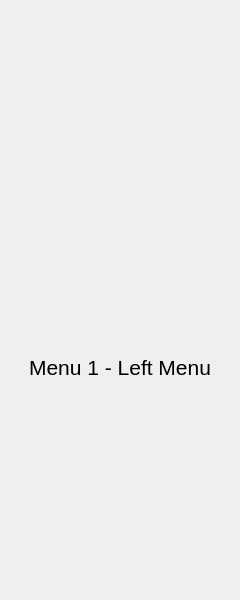
<?xml version="1.0" encoding="UTF-8"?>
<ui version="4.0">
 <class>LeftColumn</class>
 <widget class="QWidget" name="LeftColumn">
  <property name="geometry">
   <rect>
    <x>0</x>
    <y>0</y>
    <width>240</width>
    <height>600</height>
   </rect>
  </property>
  <property name="windowTitle">
   <string>Form</string>
  </property>
  <layout class="QVBoxLayout" name="main_pages_layout">
   <property name="spacing">
    <number>0</number>
   </property>
   <property name="leftMargin">
    <number>5</number>
   </property>
   <property name="topMargin">
    <number>5</number>
   </property>
   <property name="rightMargin">
    <number>5</number>
   </property>
   <property name="bottomMargin">
    <number>5</number>
   </property>
   <item>
    <widget class="QStackedWidget" name="menus">
     <property name="currentIndex">
      <number>0</number>
     </property>
     <widget class="QWidget" name="settings_page">
      <layout class="QVBoxLayout" name="settings_page_layout">
       <property name="spacing">
        <number>5</number>
       </property>
       <property name="leftMargin">
        <number>5</number>
       </property>
       <property name="topMargin">
        <number>5</number>
       </property>
       <property name="rightMargin">
        <number>5</number>
       </property>
       <property name="bottomMargin">
        <number>5</number>
       </property>
       <item>
        <widget class="QWidget" name="btn_1_widget" native="true">
         <property name="minimumSize">
          <size>
           <width>0</width>
           <height>40</height>
          </size>
         </property>
         <property name="maximumSize">
          <size>
           <width>16777215</width>
           <height>40</height>
          </size>
         </property>
         <layout class="QVBoxLayout" name="btn_1_layout">
          <property name="spacing">
           <number>0</number>
          </property>
          <property name="leftMargin">
           <number>0</number>
          </property>
          <property name="topMargin">
           <number>0</number>
          </property>
          <property name="rightMargin">
           <number>0</number>
          </property>
          <property name="bottomMargin">
           <number>0</number>
          </property>
         </layout>
        </widget>
       </item>
       <item>
        <widget class="QWidget" name="btn_2_widget" native="true">
         <property name="minimumSize">
          <size>
           <width>0</width>
           <height>40</height>
          </size>
         </property>
         <property name="maximumSize">
          <size>
           <width>16777215</width>
           <height>40</height>
          </size>
         </property>
         <layout class="QVBoxLayout" name="btn_2_layout">
          <property name="spacing">
           <number>0</number>
          </property>
          <property name="leftMargin">
           <number>0</number>
          </property>
          <property name="topMargin">
           <number>0</number>
          </property>
          <property name="rightMargin">
           <number>0</number>
          </property>
          <property name="bottomMargin">
           <number>0</number>
          </property>
         </layout>
        </widget>
       </item>
       <item>
        <widget class="QWidget" name="btn_3_widget" native="true">
         <property name="minimumSize">
          <size>
           <width>0</width>
           <height>40</height>
          </size>
         </property>
         <property name="maximumSize">
          <size>
           <width>16777215</width>
           <height>40</height>
          </size>
         </property>
         <layout class="QVBoxLayout" name="btn_3_layout">
          <property name="spacing">
           <number>0</number>
          </property>
          <property name="leftMargin">
           <number>0</number>
          </property>
          <property name="topMargin">
           <number>0</number>
          </property>
          <property name="rightMargin">
           <number>0</number>
          </property>
          <property name="bottomMargin">
           <number>0</number>
          </property>
         </layout>
        </widget>
       </item>
       <item>
        <widget class="QLabel" name="label_1">
         <property name="font">
          <font>
           <pointsize>16</pointsize>
          </font>
         </property>
         <property name="styleSheet">
          <string notr="true">font-size: 16pt</string>
         </property>
         <property name="text">
          <string>Menu 1 - Left Menu</string>
         </property>
         <property name="alignment">
          <set>Qt::AlignCenter</set>
         </property>
        </widget>
       </item>
      </layout>
     </widget>
     <widget class="QWidget" name="info_page">
      <layout class="QVBoxLayout" name="info_page_layout">
       <property name="spacing">
        <number>5</number>
       </property>
       <property name="leftMargin">
        <number>5</number>
       </property>
       <property name="topMargin">
        <number>5</number>
       </property>
       <property name="rightMargin">
        <number>5</number>
       </property>
       <property name="bottomMargin">
        <number>5</number>
       </property>
      </layout>
     </widget>
    </widget>
   </item>
  </layout>
 </widget>
 <resources/>
 <connections/>
</ui>
